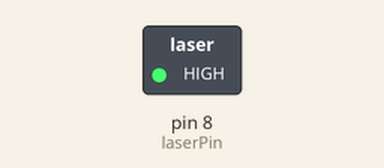
Recording of a sketch running on a simulated Arduino Uno, built with avr-gcc and run on an emulated ATmega328P. Parts: switched loads named in the sketch (green lamp = pin HIGH). Dashed ring = blinking. What the sketch prints to the serial monitor is not drawn.

Above: at 0.5 s.
Timing chart, 0 to 4.6 s (numbered marks = the images above):
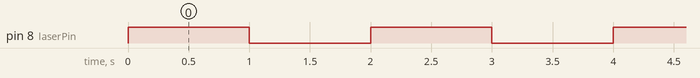

The sketch:

laserEmitter.ino
```cpp
const int laserPin = 8; // Digital pin connected to laser module

void setup() {
  pinMode(laserPin, OUTPUT);
  Serial.begin(9600);
}

void loop() {
  // Turn on the laser for 1 second
  digitalWrite(laserPin, HIGH);
  Serial.println("HIGH");
  delay(1000);


  // Turn off the laser for 1 second
  digitalWrite(laserPin, LOW);
  Serial.println("low");
  delay(1000);
}
```

Measured:
- by itself, pin 8 (laserPin): alternates HIGH for 1.0 s and LOW for 1.0 s
